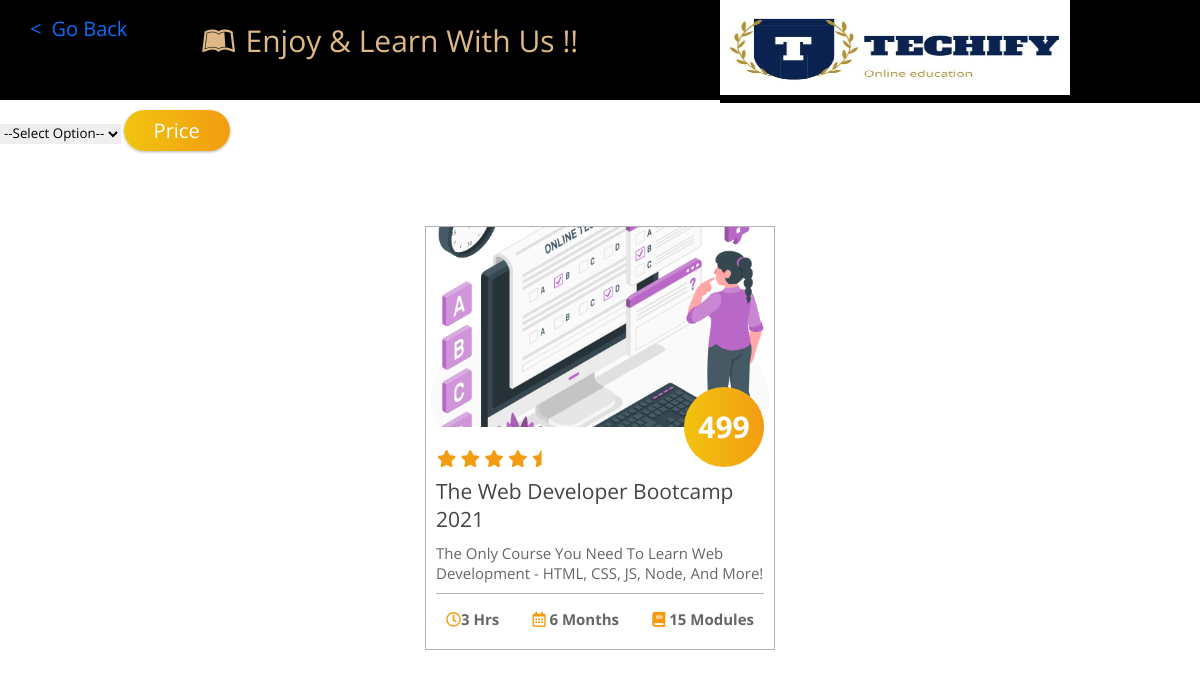
Screenshot of /price.php with the database file from the repository.
### tables this page shows
CREATE TABLE itcourses (
  Course_id int auto_increment ,
  Course_Name varchar(100) NOT NULL,
  Description varchar(2000) NOT NULL,
  Time int(11) NOT NULL,
  Duration int(11) NOT NULL,
  Modules int(11) NOT NULL,
  Price int(11) NOT NULL,
  Category int(5) NOT NULL,
  Complexity varchar(20) NOT NULL,
  course_img varchar(50) NOT NULL,
  Medium varchar(50) NOT NULL,
  Learning varchar(1500) NOT NULL,
  Requirement varchar(500) NOT NULL,
  ins_id int not null,
  primary key(`Course_id`)
);

### price.php (the view, shortened to what this page needs)
<!DOCTYPE html>
<html lang="en">
<head>
    <link rel="stylesheet" href="https://cdnjs.cloudflare.com/ajax/libs/font-awesome/5.15.2/css/all.min.css">
    <link rel="stylesheet" href="DCSS/coursecatstyle.css">
</head>
<body>
    <div class="contain32">
        <div class="button">
            <a href="category.php">Go Back</a>
        </div>
        <div class="heading32">
            <?php
                echo '<p><i class="fab fa-leanpub"></i>Enjoy & Learn with us !!</p>';
            ?>
        </div>
        <div class="logoT32">
            <img src="Dimages/T.jpeg">
        </div>
    </div>
    <div class="container">
        <div class="row justify-content-center">
            <div class="col-md-12">
                <div class="card mt-5">
                    <div class="card-body">
                        <form action="" method="GET">
                            <div class="row">
                                <div class="col-md-5">
                                    <div class="input-group mb-3">
                                        <select name="level" class="form-control">
                                            <option value="">--Select Option--</option>
                                        </select>
                                        <button type="submit" class="input-group-text btn btn-primary" id="basic-addon2">
                                            Price
                                        </button>
                                    </div>
                                </div>
                            </div>
                        </form>
                    </div>
                </div>
</body>
<section class="course" id="course">
    <div class="box-container">
        <?php
        include "config.php";
        $s = '<500';
        $sql = "SELECT * FROM itcourses
                        WHERE itcourses.Price $s ";
        $result = mysqli_query($conn, $sql) or die("Query Failed.");
        if (mysqli_num_rows($result) > 0) {
            while ($row = mysqli_fetch_assoc($result)) {
        ?>
                <div class="box">
                    <img src="admin/upload/<?php echo $row['course_img']; ?>" alt="">
                    <h3 class="price"> <?php echo $row['Price']; ?></h3>
                    <div class="content">
                        <div class="stars">
                            <i class="fas fa-star"></i>
                            <i class="fas fa-star"></i>
                            <i class="fas fa-star"></i>
                            <i class="fas fa-star"></i>
                            <i class="fas fa-star-half"></i>
                        </div>
                        <a href='coursedetail.php?id=<?php echo $row['Course_id']; ?>' class="title"><?php echo $row['Course_Name']; ?></a>
                        <p><?php echo $row['Description']; ?></p>
                        <div class="info">
                            <h3> <i class="far fa-clock"></i><?php echo $row['Time']; ?> Hrs </h3>
                            <h3> <i class="far fa-calendar-alt"></i> <?php echo $row['Duration']; ?> Months </h3>
                            <h3> <i class="fas fa-book"></i> <?php echo $row['Modules']; ?> Modules </h3>
                        </div>
                    </div>
                </div>
        <?php
            }
        } else {
            echo "<h2>No Record Found.</h2>";
        }
        ?>
    </div>
</section>
</body>
</html>

### DCSS/coursecatstyle.css (style rules this page uses)
:root { --gradient: linear-gradient(90deg, #f1c40f, #f39c12); }
* { font-family: 'Open Sans', sans-serif; margin: 0; padding: 0; box-sizing: border-box; border: none; outline: none; text-decoration: none; text-transform: capitalize; transition: all .2s linear; }
html { font-size: 62.5%; overflow-x: hidden; }
section { min-height: 100vh; padding: 1rem 7%; padding-top: 6rem; }
.btn { padding: .7rem 3rem; font-size: 2rem; color: #fff; background: var(--gradient); border-radius: 5rem; margin-top: 1rem; cursor: pointer; box-shadow: 0 .1rem .3rem rgba(0, 0, 0, .3); position: relative; overflow: hidden; z-index: 0; }
.btn::before { content: ''; position: absolute; top: -1rem; left: -100%; background: #fff9; height: 150%; width: 20%; transform: rotate(25deg); z-index: -1; }
.course .box-container { display: flex; align-items: center; justify-content: center; flex-wrap: wrap; }
.course .box-container .box { width: 35rem; border: .1rem solid rgba(0, 0, 0, .3); position: relative; margin: 1.5rem; }
.course .box-container .box img { height: 20rem; width: 100%; object-fit: cover; }
.course .box-container .box .content { padding: 1rem; }
.course .box-container .box .content .stars i { color: #f39c12; font-size: 1.7rem; padding: 1rem .1rem; }
.course .box-container .box .content .title { color: #444; font-size: 2.1rem; }
.course .box-container .box .content p { padding: 1rem 0; color: #666; font-size: 1.5rem; }
.course .box-container .box .content .info { display: flex; justify-content: space-between; align-items: center; padding-top: .5rem; border-top: .1rem solid rgba(0, 0, 0, .3); }
.course .box-container .box .content .info h3 { font-size: 1.5rem; padding: 1rem; color: #666; }
.course .box-container .box .content .info h3 i { color: #f39c12; }
.course .box-container .box .price { position: absolute; top: 16rem; right: 1rem; height: 8rem; width: 8rem; line-height: 8rem; text-align: center; border-radius: 50%; background: var(--gradient); color: #fff; font-size: 3rem; }

### price.php (style rules this page uses)
.contain32 { font-family: 'Poppins', sans-serif; height: 100px; background-color: black; width: 100%; }
.contain32 .button { float: left; width: 10%; margin-left: 30px; margin-top: 15px; background-color: black; }
.contain32 .button a { background-color: black; text-decoration: none; font-size: 20px; color: #0d6efd }
.contain32 .button a::before { content: '<'; margin-right: 10px; }
.contain32 .heading32 { text-align: center; float: left; width: 35%; margin-left: 30px; color: burlywood; background-color: black; font-family: 'Permanent Marker', cursive; }
.contain32 .heading32 p { margin-top: 20px; font-size: 30px; background-color: black; }
.contain32 .heading32 p i { margin-right: 10px; background-color: black; }
.contain32 .logoT32 { float: right; width: 40%; margin-top: 0px; background-color: black; }
.logoT32 img { height: 100px; width: 350px; transform: translateY(-5%); background-color: black; }

### rows the page displays
itcourses: course_img (picture), Price "499", Course_Name "The Web Developer Bootcamp 2021", Description "The Only Course You Need To Learn Web Development - HTML, CSS, JS, Node, And More!", Time "3", Duration "6", Modules "15"
